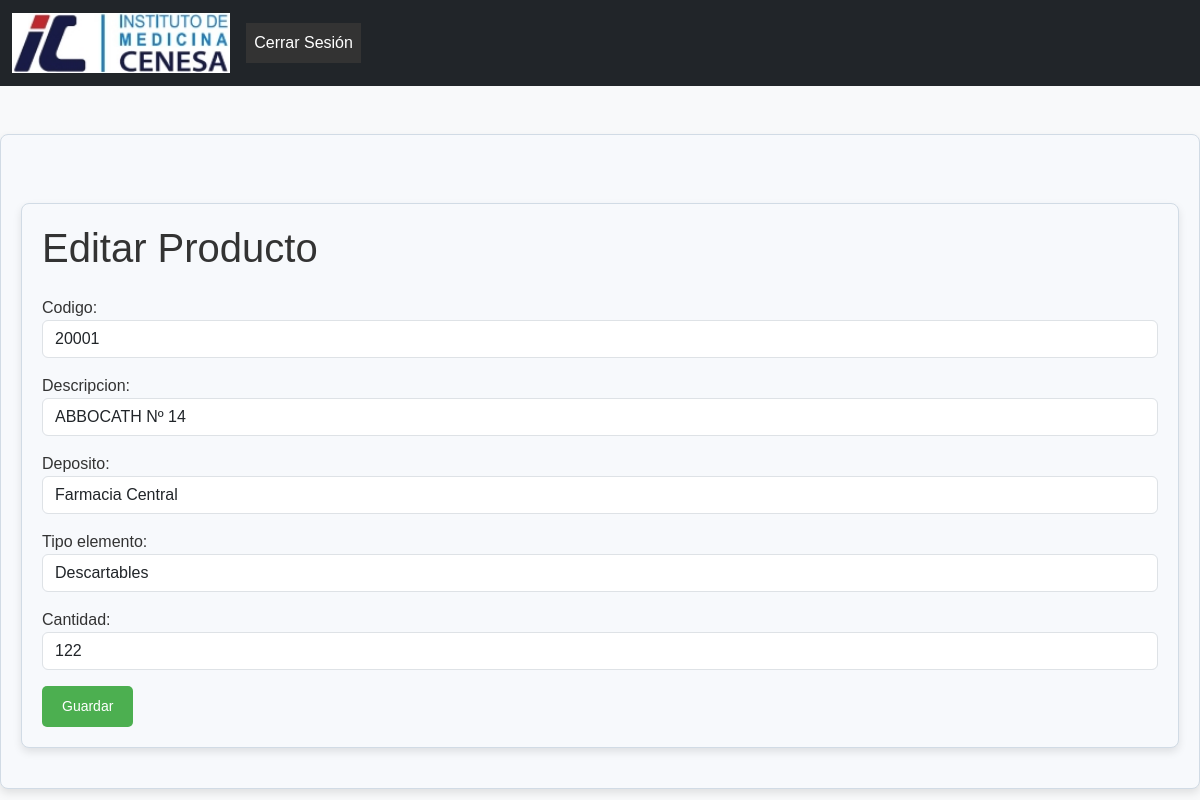
Before: /editar-producto/20001/ with the older database file.
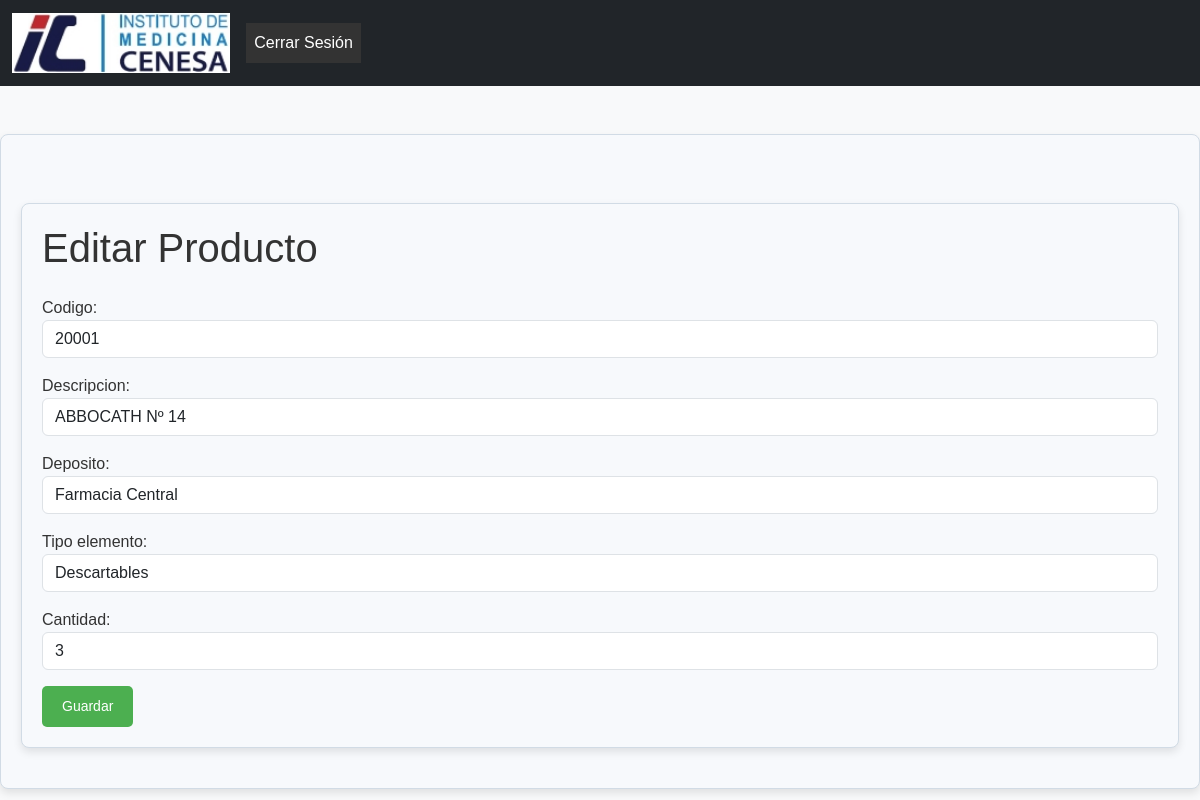
After: the same page with the newer database file.
### formularios/models.py (models this page shows, shortened)
class Stock(models.Model):
    codigo = models.CharField(max_length=100, unique=True)
    descripcion = models.CharField(max_length=255)
    deposito = models.CharField(max_length=255)
    tipo_elemento = models.CharField(max_length=255)
    cantidad = models.DecimalField(max_digits=10, decimal_places=0)

### formularios/views.py (the view)
# urls.py: path('editar-producto/<str:codigo>/', views.editar_producto, name='editar_producto'),
def editar_producto(request, codigo):
    producto = get_object_or_404(Stock, codigo=codigo)
    if request.method == 'POST':
        form = StockForm(request.POST, instance=producto)
        if form.is_valid():
            form.save()
            return redirect('listar_stock')
    else:
        form = StockForm(instance=producto)
    return render(request, 'farmacia/editar_producto.html', {'form': form})

### formularios/forms.py
class StockForm(forms.ModelForm):
    class Meta:
        model = Stock
        fields = ['codigo', 'descripcion', 'deposito', 'tipo_elemento', 'cantidad']
        widgets = {
            'codigo': forms.TextInput(attrs={'class': 'form-control'}),
            'descripcion': forms.TextInput(attrs={'class': 'form-control'}),
            'deposito': forms.TextInput(attrs={'class': 'form-control'}),
            'tipo_elemento': forms.TextInput(attrs={'class': 'form-control'}),
            'cantidad': forms.NumberInput(attrs={'class': 'form-control'}),
        }

### formularios/templates/farmacia/editar_producto.html (shortened to what this page needs)
{% extends 'base.html' %}
{% block content %}
<div class="container mt-5">
    <h1 class="mb-4">Editar Producto</h1>
    <form method="post">
        <div class="mb-3">
            {{ form.as_p }}
        </div>
        <button type="submit" class="btn btn-primary">Guardar</button>
    </form>
</div>
{% endblock %}

Changed rows visible on the page:
changed Stock "ABBOCATH Nº 14": cantidad "122" → "3"
